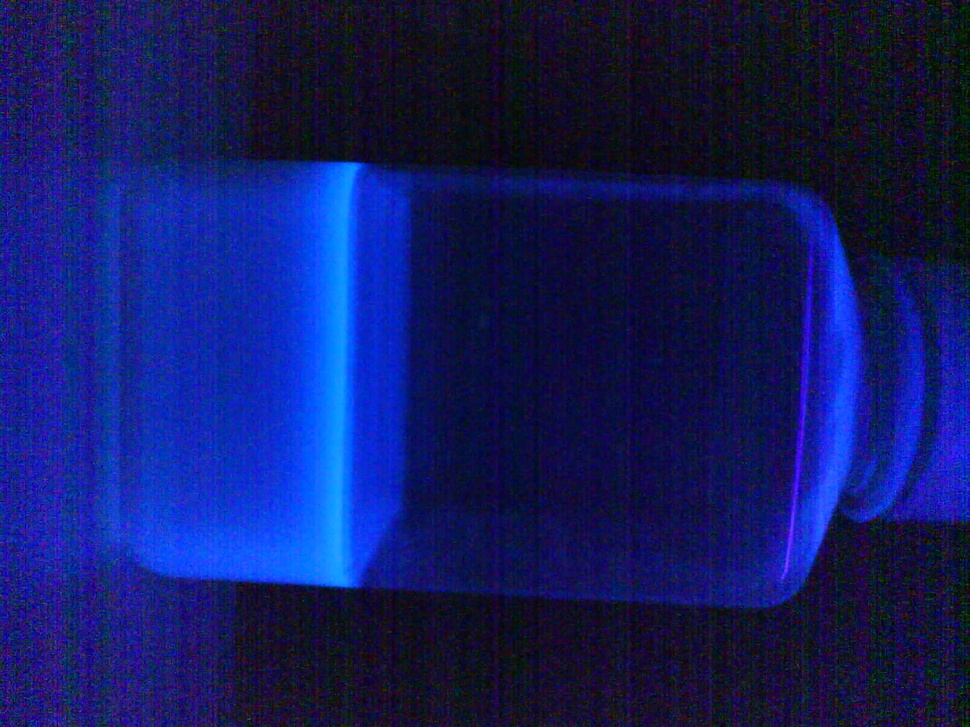
%> input picture MATLAB/Enterolert/Photo20250606161858.jpg, 970 x 727 px, shrunk from 1600 x 1200 before the run
$ octave enter5.m   (GNU Octave 9; MATLAB toolbox functions it lacks are replaced by stand-ins)
%> lines starting %> are read from the running program, lines starting %| are printed output that depends on the picture; in (x1, y1, x2, y2) boxes, pixels count from 0 and x2, y2 are one past the last pixel; in counts of white or black regions, pixels touching at a corner belong together; the program's own positions count from 1
clc;    % Clear the command window.
close all;  % Close all figures (except those of imtool.)
clear;  % Erase all existing variables.
workspace;  % Make sure the workspace panel is showing.
format long g;
format compact;
fontSize = 25;

% Browse for the image file.
[baseFileName, folder] = uigetfile('*.jpg', 'Specify an image file');
%> the answer given: Enterolert/Photo20250606161858.jpg
fullImageFileName = fullfile(folder, baseFileName);

% Check to see that the image exists.
if ~exist(fullImageFileName, 'file')
    message = sprintf('This file does not exist:\n%s', fullImageFileName);
    uiwait(msgbox(message));
    return;
end

% Read in the image.
rgbImage = imread(fullImageFileName);
%> rgbImage is the input picture: size 727x970x3 uint8; mean R, G, B 18, 27, 98
% Rotate the image 90 degrees anticlockwise
rgbImage = imrotate(rgbImage, 90);
%> rgbImage: size 970x727x3 uint8
[rows, columns, numberOfColorChannels] = size(rgbImage);
%> rows = 970; columns = 727; numberOfColorChannels = 3
disp(rows);
%|              970
disp(columns);
%|              727

% Compute HSV image.
hsvImage = rgb2hsv(rgbImage);
%> hsvImage: size 970x727x3 double; mean H, S, V 0.649, 0.789, 0.386
hImage1 = hsvImage(:, :, 1);
sImage1 = hsvImage(:, :, 2);
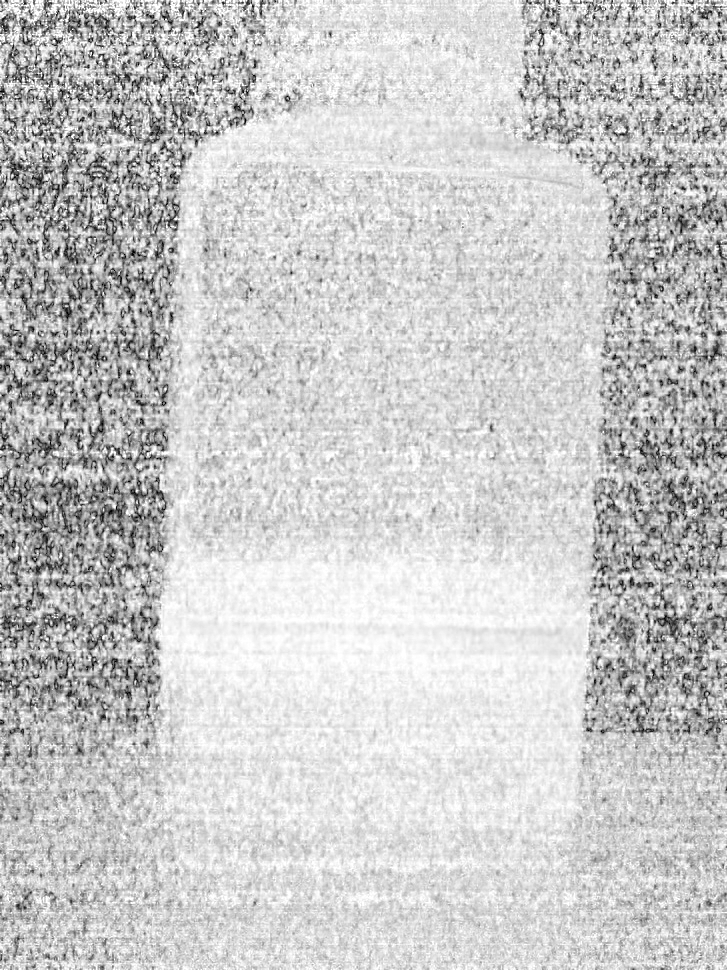
%> sImage1: size 970x727 double; min 0, max 1, mean 0.789
vImage1 = hsvImage(:, :, 3);
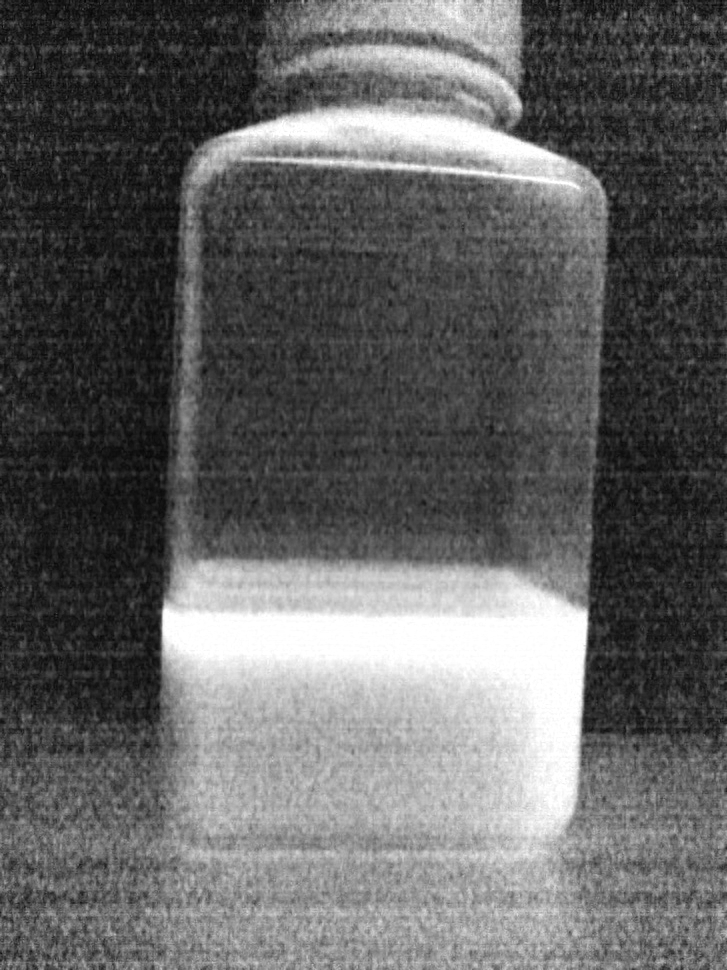
%> vImage1: size 970x727 double; min 0.0157, max 1, mean 0.386

% Set thresholds for detecting this shade of blue.
hueTL1 = 0.5; % Lower threshold for vibrant blue
hueTH1 = 0.75; % Upper threshold for vibrant blue
saturationTL1 = 0.5; saturationTH1 = 1;
valueTL1 = 0.2; valueTH1 = 1;

% Create binary mask for blue objects.
hueMaskBlue = (hImage1 >= hueTL1 & hImage1 <= hueTH1);
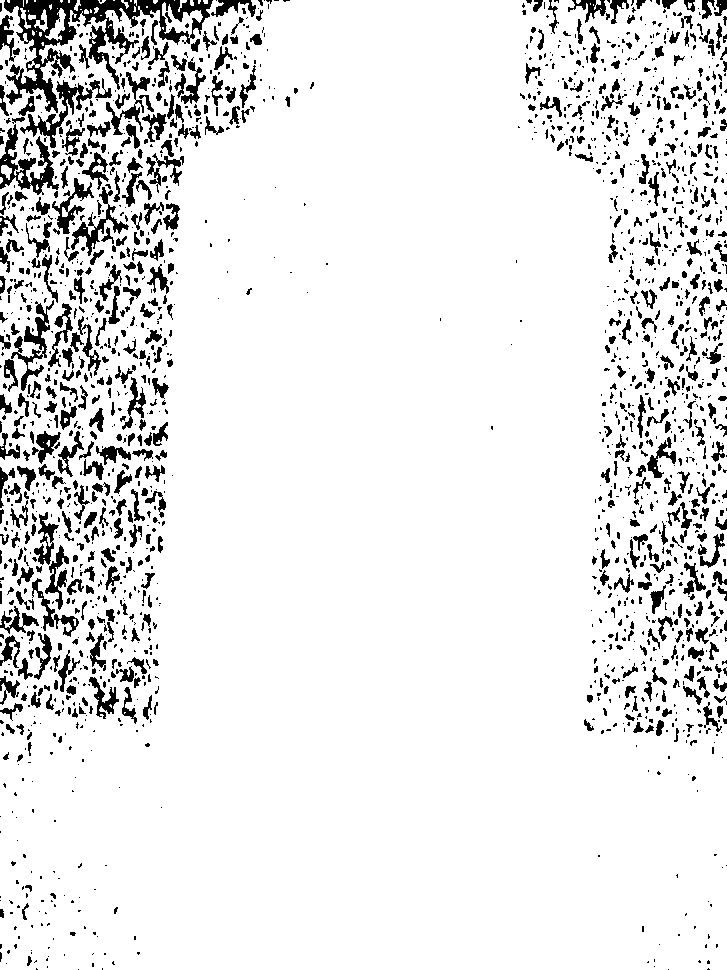
%> hueMaskBlue: size 970x727 logical; 90.5% white; 1888 black regions (1221 under 20 px), largest, box (x1, y1, x2, y2) and area: (4, 0, 213, 113) 6532, (0, 124, 59, 195) 1438, (20, 78, 112, 148) 1270
saturationMaskBlue = (sImage1 >= saturationTL1 & sImage1 <= saturationTH1);
%> saturationMaskBlue: size 970x727 logical; 92.4% white; black in thin lines or dots
valueMaskBlue = (vImage1 >= valueTL1 & vImage1 <= valueTH1);
%> valueMaskBlue: size 970x727 logical; 69.4% white; 1124 black regions (882 under 20 px), largest, box (x1, y1, x2, y2) and area: (0, 0, 274, 735) 122542, (515, 0, 727, 741) 66253, (628, 47, 703, 142) 2275
binaryImage = hueMaskBlue & saturationMaskBlue & valueMaskBlue;
%> binaryImage: size 970x727 logical; 68.5% white; 1207 black regions (968 under 20 px), largest, box (x1, y1, x2, y2) and area: (0, 0, 274, 737) 124120, (515, 0, 727, 744) 73006, (201, 310, 308, 384) 1871

% Remove small objects from the binary image.
binaryImage = bwareaopen(binaryImage, 1000);
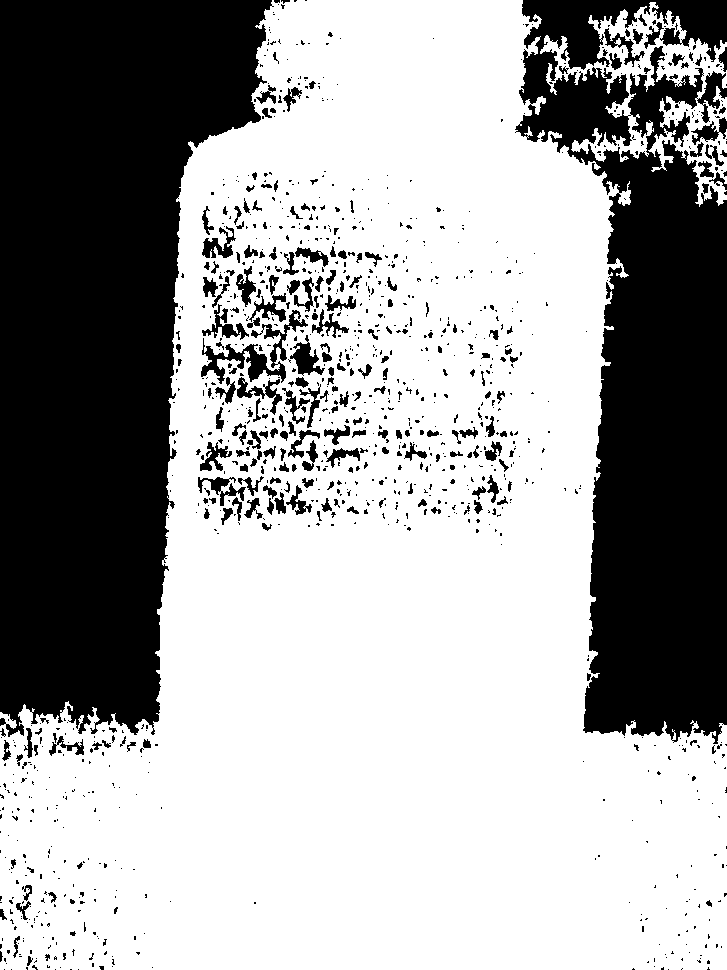
%> binaryImage: size 970x727 logical; 64.4% white; 1170 black regions (931 under 20 px)

% Get properties of detected objects.
props = regionprops(binaryImage, 'Area', 'Centroid', 'BoundingBox');
%> props = 2 regions; box (x1, y1, x2, y2), Area and Centroid: (0, 0, 727, 970) 443278 [380.7 569.8], (540, 2, 727, 207) 10969 [655.5 93.2]
num_objs = size(props, 1);
%> num_objs = 2
disp("No of Objects");
disp(num_objs);
%|                2

if num_objs < 1
    message = sprintf('There are no blue objects in the image \n%s', fullImageFileName);
    uiwait(msgbox(message));
    return;
end

% Prepare to store centroid coordinates
centroids = cat(1, props.Centroid);
%> centroids = [380.7 569.8; 655.5 93.22]

% Create a copy of the original image for displaying results
RGB_with_boxes = rgbImage;

% Draw bounding boxes and annotate with average intensity
for k = 1:num_objs
    thisBoundingBox = props(k).BoundingBox;
    RGB_with_boxes = insertShape(RGB_with_boxes, 'Rectangle', thisBoundingBox, 'Color', 'red', 'LineWidth', 6);

    % Ensure centroids are within image bounds
    x = round(centroids(k, 1));
    y = round(centroids(k, 2));

    % Check if the pixel coordinates are valid
    if x > 0 && x <= columns && y > 0 && y <= rows
        pixelValues = impixel(rgbImage, x, y);

        if numel(pixelValues) == 3
            avgIntensity = mean(pixelValues);  % Calculate average intensity
            avgIntensityText = sprintf('Avg Intensity: %.1f', round(avgIntensity));
        else
            avgIntensityText = 'Avg Intensity: [N/A]';
        end
    else
        avgIntensityText = 'Avg Intensity: [N/A]';
    end

    % Annotate the average intensity at the centroid
    % Annotate the average intensity at the top left of the bounding box
    textPosition = [thisBoundingBox(1), thisBoundingBox(2)]; % Top left corner
    RGB_with_boxes = insertText(RGB_with_boxes, textPosition, avgIntensityText, ...
        'FontSize', 10, 'BoxColor', 'yellow', 'TextColor', 'black', 'AnchorPoint', 'LeftTop');
end
%> this loop made 2 passes
%> (thisBoundingBox, x, y, pixelValues, avgIntensity, avgIntensityText) on passes 1 to 2: ([0.5 0.5 727 970], 381, 570, [6 39 168], 71, 'Avg Intensity: 71.0'), ([540.5 2.5 187 205], 656, 93, [0 30 40], 23.33, 'Avg Intensity: 23.0')
%> pass 1, `RGB_with_boxes = insertText(RGB_with_boxes, textPosition, avgIntensity..`:
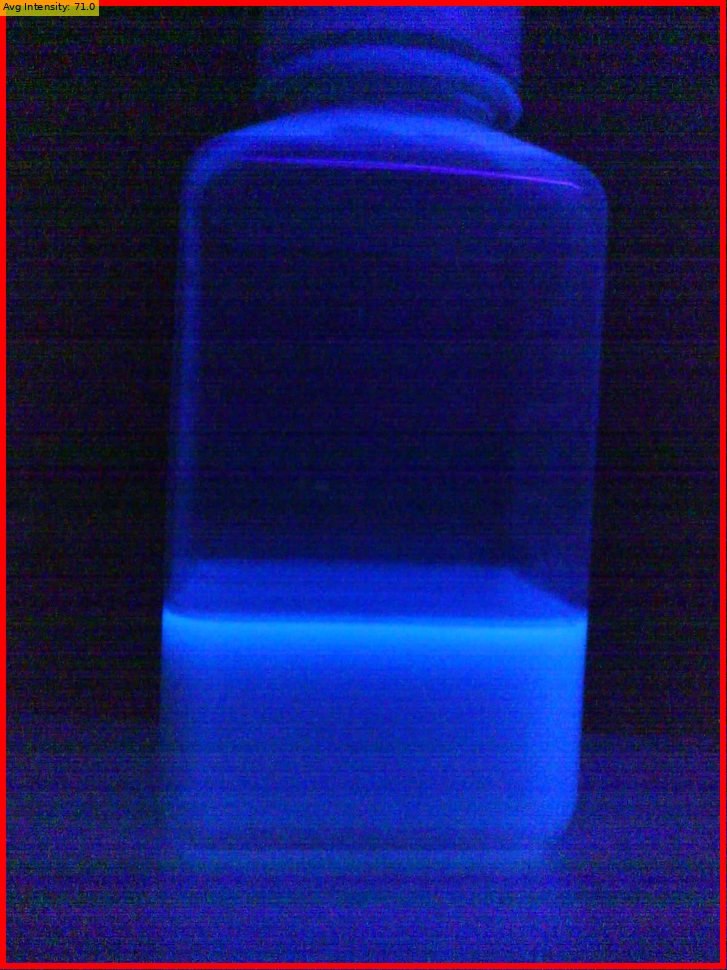
%> RGB_with_boxes: size 970x727x3 uint8; mean R, G, B 24.8, 26.6, 95.8
%> pass 2, `RGB_with_boxes = insertText(RGB_with_boxes, textPosition, avgIntensity..`:
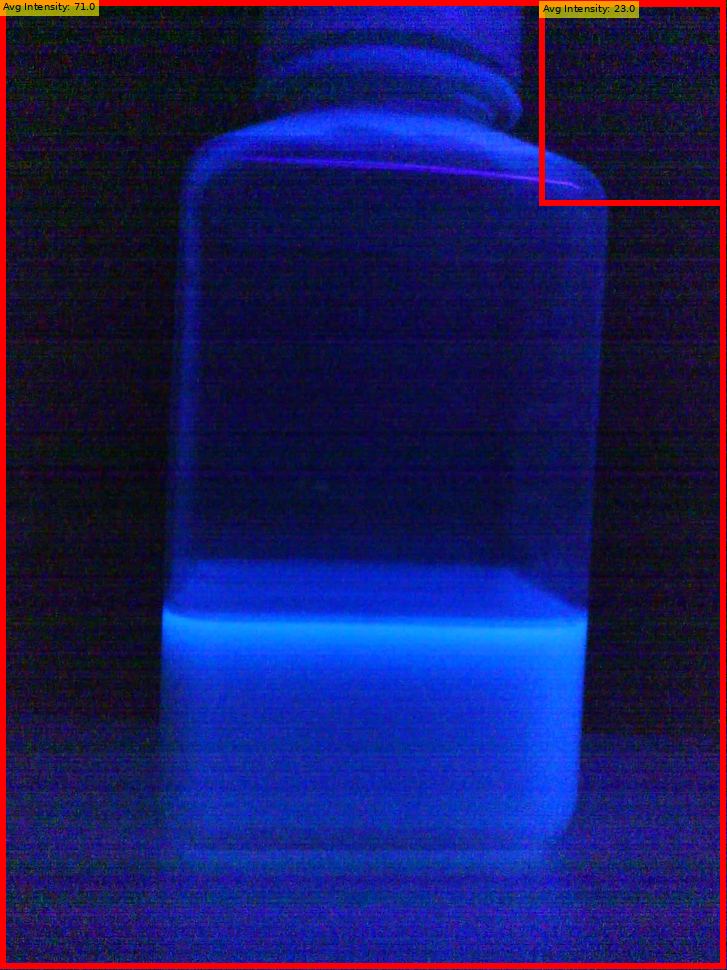
%> RGB_with_boxes: size 970x727x3 uint8; mean R, G, B 25.8, 26.8, 95.5

% Display the image with bounding boxes and average intensity annotations
figure;
imshow(RGB_with_boxes);
title("Detected Blue Objects with Average Intensity");
